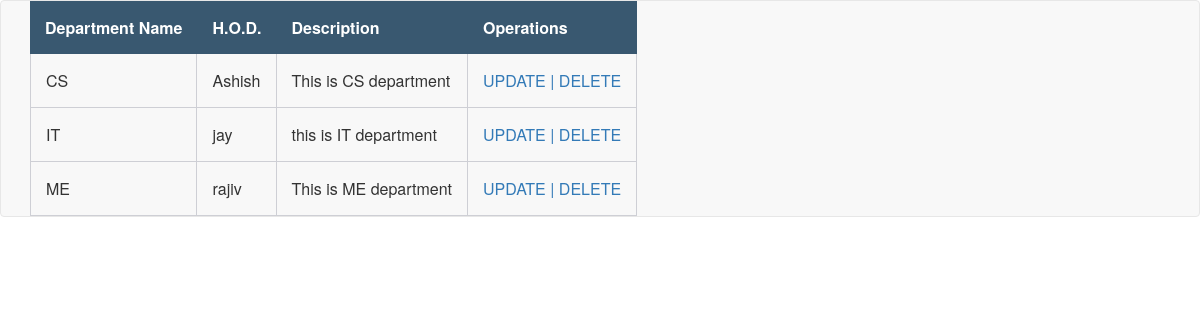
The page /d_list/ on the database its author committed.
### main/models.py (models this page shows, shortened)
class Department(models.Model):
    name = models.CharField(max_length=20)
    hod = models.CharField(max_length=15)
    dec = models.TextField()

### main/views.py (the view)
# urls.py: path('d_list/', department_list, name='d_list'),
def department_list(request):
    lst = Department.objects.all()
    return render(request, 'department_list.html', {"lst":lst})

### templates/department_list.html
{% extends 'index.html'%}
{% block content %}
<div class="container">
    <table>
        <thead>
        <tr>
            <th scope="col">Department Name</th>
            <th scope="col">H.O.D.</th>
            <th scope="col">Description</th>
            <th scope="col">Operations</th>
        </tr>
        </thead>
        {% for obj in lst %}
        <tbody>
        <tr>
            <td>{{obj.name}}</td>
            <td>{{obj.hod}}</td>
            <td>{{obj.dec}}</td>
            <td>
                <a href="/d_update/{{ obj.id }}">UPDATE |</a>
                 <a href="/d_delete/{{ obj.id }}">DELETE </a>
            </td>
        </tr>
        </tbody>
        {% endfor %}
    </table>
</div>
{% endblock %}

### static/css/style.css (style rules this page uses)
table { border-collapse: separate; }
th, td { padding: 15px 15px; }
thead { background: #395870; color: #fff; }
td { border-bottom: 1px solid #cecfd5; border-right: 1px solid #cecfd5; }
td:first-child { border-left: 1px solid #cecfd5; }

### rows shown on the page
Department: name "CS", hod "Ashish", dec "This is CS department"
Department: name "IT", hod "jay", dec "this is IT department"
Department: name "ME", hod "rajiv", dec "This is ME department"
